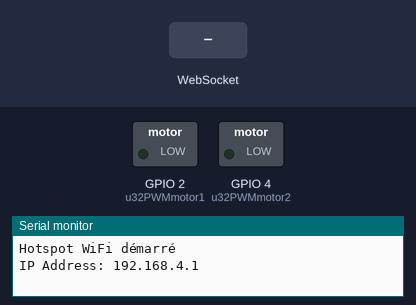
Simulated run of this sketch. Board: ESP32. Parts: switched loads named in the sketch (green lamp = pin HIGH), the last lines printed to the serial monitor. Inputs (shaded band) come from the test bench.

Above: at 1.2 s.
1.3 s: WebSocket text "5" received
At 6.8 s:
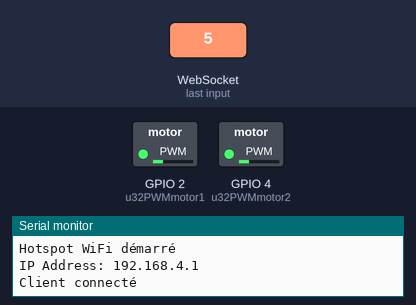
At 12.6 s:
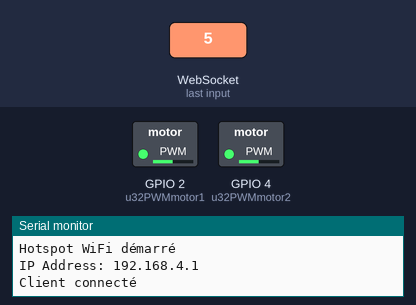
Timing chart, 0 to 19.5 s (numbered marks = the images above; inputs shaded):
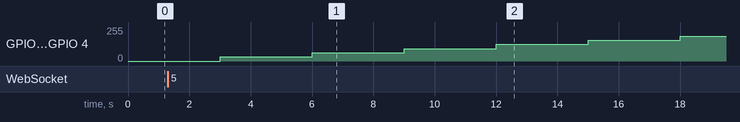

The sketch:

Thomas_MotorControllWithMosfet_V1.ino
```cpp
/************************
  Filename    : Thomas_MotorControllWithPoti.ino
  Description : Use PWM to set the speed of motor, using Mosfet
  Auther      : Thomas Eyer
  Modification: 05/02/2024
************************/
#include <WiFi.h>
#include <ESPAsyncWebServer.h>
//code qui cree un serveur websocket sur l'ESP32, et commande un moteur par l'intermédiare d'un mosfet.
//modifie letat de la LED en fonction de la variable globale ledValue
//LedValue est actualisee a chaque WS_EVT_DATA avc la valeur de uint8_t *data convertie en int

//06/05/24
// For wifi communication
const char* ssid = "ESP32-Access-Point1";
const char* password = "123456789";
AsyncWebServer server(80);
AsyncWebSocket ws("/ws");

// Définir la variable globale pour stocker la valeur pour la LED
int JoystickValue = 0;

// Initialize pin
uint32_t u32PWMmotor1 = 2;      // Define the pin for PWM, commande motor 1
uint32_t u32PWMmotor2 = 4;      // Define the pin for PWM, commande motor 2
int32_t s32Channel1 = 0;
int32_t s32Channel2 = 0;

// Define of variable, to use later
uint32_t u32RotationSpeedMotor1 = 0;
uint32_t u32RotationSpeedMotor2 = 0;


void setup()
{
  // For wifi communication
  Serial.begin(115200);
  WiFi.softAP(ssid, password);
  Serial.println("Hotspot WiFi démarré");
  Serial.print("IP Address: ");
  Serial.println(WiFi.softAPIP());
  ws.onEvent(onWsEvent);
  server.addHandler(&ws);
  server.begin();

  // jOYSTICK CONTROLL
  //z axis is a button, with Pulldown confiuration
  //pinMode(u32xyzPins[2], INPUT_PULLDOWN);

  // Initialize the pin into an output mode for motor1
  pinMode(u32PWMmotor1, OUTPUT);
  pinMode(u32PWMmotor2, OUTPUT);

  // Set PWM to 12 bits, range is 0-4095 for motor1
  ledcSetup(s32Channel1,1000,12);
  ledcAttachPin(u32PWMmotor1,s32Channel1);
  // Set PWM for motor2
  ledcSetup(s32Channel2,1000,12);
  ledcAttachPin(u32PWMmotor2,s32Channel2);
}

void loop()
{
  // Convert the voltage of Joystick into digital
  //int32_t s32XVal = analogRead(u32xyzPins[0]);
  //int32_t s32YVal = analogRead(u32xyzPins[1]);
  //bool bZVal = digitalRead(u32xyzPins[2]);

  // Take the Joystick value and change the range from 0-200 to 0-4095
  //int s32MotorSpeed = 20*JoystickValue;

  //Control the steering and speed of the motor
  //vDriveThe2Motor(constrain(s32MotorSpeed,0,4096),0);
  vTestSequenceToMeasure();
}

void vDriveThe2Motor(uint32_t u32spdM1, uint32_t u32spdM2)
{
  // set Pull-down
  digitalWrite(u32PWMmotor1, LOW);
  //digitalWrite(u32PWMmotor2, LOW);
  // Control motor rotation speed, PWM signal
  Serial.println("PWM value");
  Serial.println(u32spdM1);
  ledcWrite(s32Channel1, u32spdM1);
  //ledcWrite(s32Channel2, u32spdM2);
}

// excel data to see result of speed, current and voltage measure
void vTestSequenceToMeasure (void)
{
  uint32_t u32spd = 0;
  digitalWrite(u32PWMmotor1, LOW);        //Low = pole - of motor
  //digitalWrite(u32PWMmotor2, LOW);       //High = pole + of motor
  // Motor 2 at speed 0
  //ledcWrite(s32Channel2, 0);
  ledcWrite(s32Channel1, u32spd);
  delay(3000);
  u32spd = u32spd + 500;
  ledcWrite(s32Channel1, u32spd);
  delay(3000);
  u32spd = u32spd + 500;
  ledcWrite(s32Channel1, u32spd);
  delay(3000);
  u32spd = u32spd + 500;
  ledcWrite(s32Channel1, u32spd);
  delay(3000);
  u32spd = u32spd + 500;
  ledcWrite(s32Channel1, u32spd);
  delay(3000);
  u32spd = u32spd + 500;
  ledcWrite(s32Channel1, u32spd);
  delay(3000);
  u32spd = u32spd + 500;
  ledcWrite(s32Channel1, u32spd);
  delay(3000);
  u32spd = u32spd + 500;
  ledcWrite(s32Channel1, u32spd);
  delay(3000);
  u32spd = 4096;
  ledcWrite(s32Channel1, u32spd);
  delay(3000);
}

// function to communicate per Wifi with Websockets protocole
void onWsEvent(AsyncWebSocket *server, AsyncWebSocketClient *client, AwsEventType type, void *arg, uint8_t *data, size_t len)
{
    switch (type)
    {
        case WS_EVT_CONNECT:
            Serial.println("Client connecté");
            server->cleanupClients(1);  // Gardez 1 client, le nouveau
            break;
        case WS_EVT_DISCONNECT:
            Serial.println("Client deconnecté");
            break;
        case WS_EVT_DATA:
            // Conversion des données en int et mise à jour de la variable globale
            data[len] = '\0'; // Assurez-vous que la chaîne est terminée proprement pour conversion
            JoystickValue = atoi((char*)data);  // Convertit les données en integer
            // Renvoyer les données au client pour confirmation
            break;
    }
}
```
